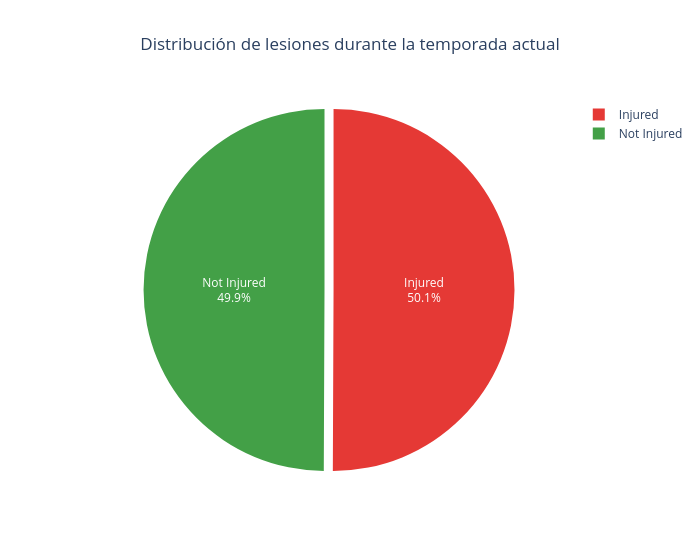

The notebook cell saved with this chart:
### Markdown cell above
Este gráfico circular muestra de forma inmediata qué proporción de la plantilla se lesionó. De cada 100 jugadores, aproximadamente cuántos sufrieron una lesión durante la temporada.

### Code cell
# Calculamos el total de lesionados y no lesionados en esta temporada.
injured = (df_csv['Injury_Current_Season'] == True).sum()
notInjured = (df_csv['Injury_Current_Season'] == False).sum()

# Creamos un DataFrame (Plotly trabaja mejor así)
df_pie = pd.DataFrame({
    'Estado': ['Injured', 'Not Injured'],
    'Count': [injured, notInjured]
})

# Gráfico circular
fig = px.pie(
    df_pie,
    names='Estado',
    values='Count',
    title='Distribución de lesiones durante la temporada actual',
    color='Estado',
    color_discrete_map={
        'Injured': '#E53935',
        'Not Injured': '#43A047'
    }
)

# Mostrar porcentajes y estilo
fig.update_traces(
    textinfo='percent+label',
    pull=[0.05, 0],  # equivalente a explode
    textfont_size=12
)

fig.update_layout(title_x=0.5, template='plotly_white', width=700)

fig.show()

# Mostramos también los valores absolutos debajo del gráfico.
print(f"\nLa proporción de jugadores lesionados y no lesionados está prácticamente equilibrada: {injured} futbolistas se lesionaron y {notInjured} futbolistas no se lesionaron.")

### Figure 1 — Plotly figure (JSON) as saved in the notebook; plotly's stock layout.template omitted (floating-point values rounded to 4 significant figures)
{"data": [{"customdata": [["Injured"], ["Not Injured"]], "domain": {"x": [0, 1], "y": [0, 1]}, "hovertemplate": "Estado=%{customdata[0]}<br>Count=%{value}<extra></extra>", "labels": ["Injured", "Not Injured"], "legendgroup": "", "marker": {"colors": ["#E53935", "#43A047"]}, "name": "", "pull": [0.05, 0], "showlegend": true, "textfont": {"size": 12}, "textinfo": "percent+label", "type": "pie", "values": [400, 399]}], "layout": {"legend": {"tracegroupgap": 0}, "title": {"text": "Distribución de lesiones durante la temporada actual", "x": 0.5}, "width": 700}}
